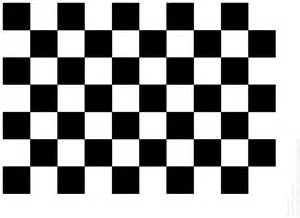
#> input picture resources/chessboard.jpeg, 300 x 218 px, found by its file name
$ python 00-findContour.py   (older library calls are emulated)
#> lines starting #> are read from the running program, lines starting #| are printed output that depends on the picture; after the words box and inside, x2 and y2 are one past the last pixel; in counts of white or black regions, pixels touching at a corner belong together
#!/usr/bin/env python
#-*- coding:utf-8 -*-

import cv2
import numpy as np

im = cv2.imread('./resources/chessboard.jpeg')
#> im is the input picture: shape (218, 300, 3); min 0, max 255, mean 152
cv2.imshow("im", im)
imgray = cv2.cvtColor(im, cv2.COLOR_BGR2GRAY)
cv2.imshow("imgray", imgray)

ret, thresh = cv2.threshold(src=imgray, thresh=127, maxval=255, type=cv2.THRESH_BINARY)
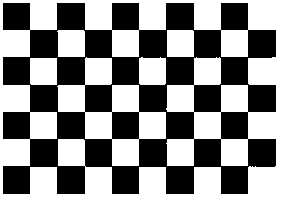
#> thresh: shape (218, 300); 59.5% white; 1 black region
image, contours, hierarchy = cv2.findContours(thresh, cv2.RETR_TREE, cv2.CHAIN_APPROX_SIMPLE)
#> contours = 13 contours; largest, box (x1, y1, x2, y2) and area: (0, 0, 300, 218) 64883, (2, 2, 277, 195) 31217, (57, 57, 166, 166) 4840, (220, 111, 249, 140) 782, (2, 111, 31, 140) 782
print("contours size: ", len(contours))
#| contours size:  13

# [8 lines of commented-out code are left out]
for i in range(len(contours)):
    background = np.zeros(im.shape, dtype=np.uint8)
    background = cv2.drawContours(background, contours, i, (0, 255, 0), 2)
    cv2.imshow('background'+str(i), background)
#> this loop made 13 passes
#> pass 1, `background = cv2.drawContours(background, contours, i, (0, 255, 0), 2)`:
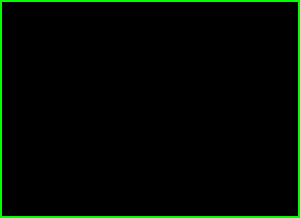
#> background: shape (218, 300, 3); mean of channels 0, 1, 2 0, 8, 0; drawn as B, G, R
#> pass 2, `background = cv2.drawContours(background, contours, i, (0, 255, 0), 2)`:
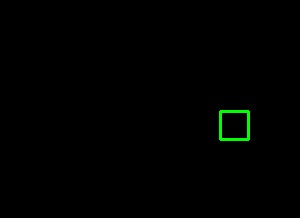
#> background: shape (218, 300, 3); mean of channels 0, 1, 2 0, 1.3, 0; drawn as B, G, R

cv2.waitKey(0)
cv2.destroyAllWindows()
